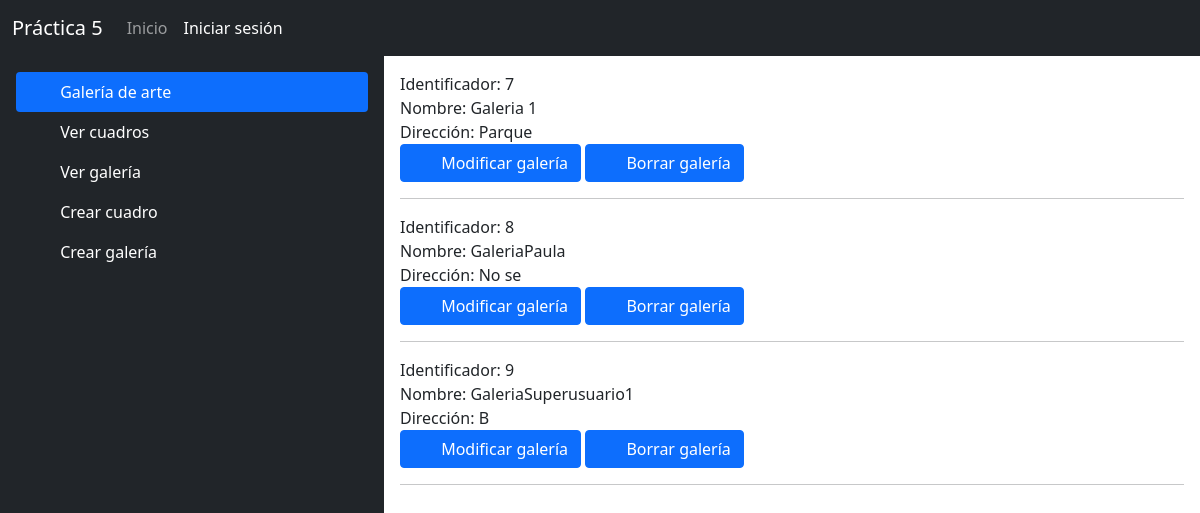
The page /ver_galeria on the database its author committed.
### galerias/models.py (models this page shows, shortened)
class Galeria(models.Model):
    nombre = models.CharField(max_length=200)
    direccion = models.CharField(max_length=100)

### galerias/views.py (the view)
# urls.py: path('ver_galeria', views.ver_galeria, name="ver_galeria"),
def ver_galeria(request):
    galerias = Galeria.objects.all()
    return render(request, 'ver_galeria.html', {"galerias":galerias})

### galerias/templates/ver_galeria.html
{% extends 'index.html' %}
{% block contenido %}
    {% for galeria in galerias %}
        Identificador: {{ galeria.id }}
        <br>
        Nombre: {{ galeria.nombre }}
        <br>
        Dirección: {{ galeria.direccion }}
        <br>
        <a href="./modificar_galeria/{{ galeria.id }}" class="btn btn-primary">
            <svg class="bi me-2" width="16" height="16"></svg>
            Modificar galería
        </a>
        <a href="./borrar_galeria/{{ galeria.id }}" class="btn btn-primary">
            <svg class="bi me-2" width="16" height="16"></svg>
            Borrar galería
        </a>
        <hr>
    {% endfor %}
{% endblock %}

### rows shown on the page
Galeria: id "7", nombre "Galeria 1", direccion "Parque"
Galeria: id "8", nombre "GaleriaPaula", direccion "No se"
Galeria: id "9", nombre "GaleriaSuperusuario1", direccion "B"
